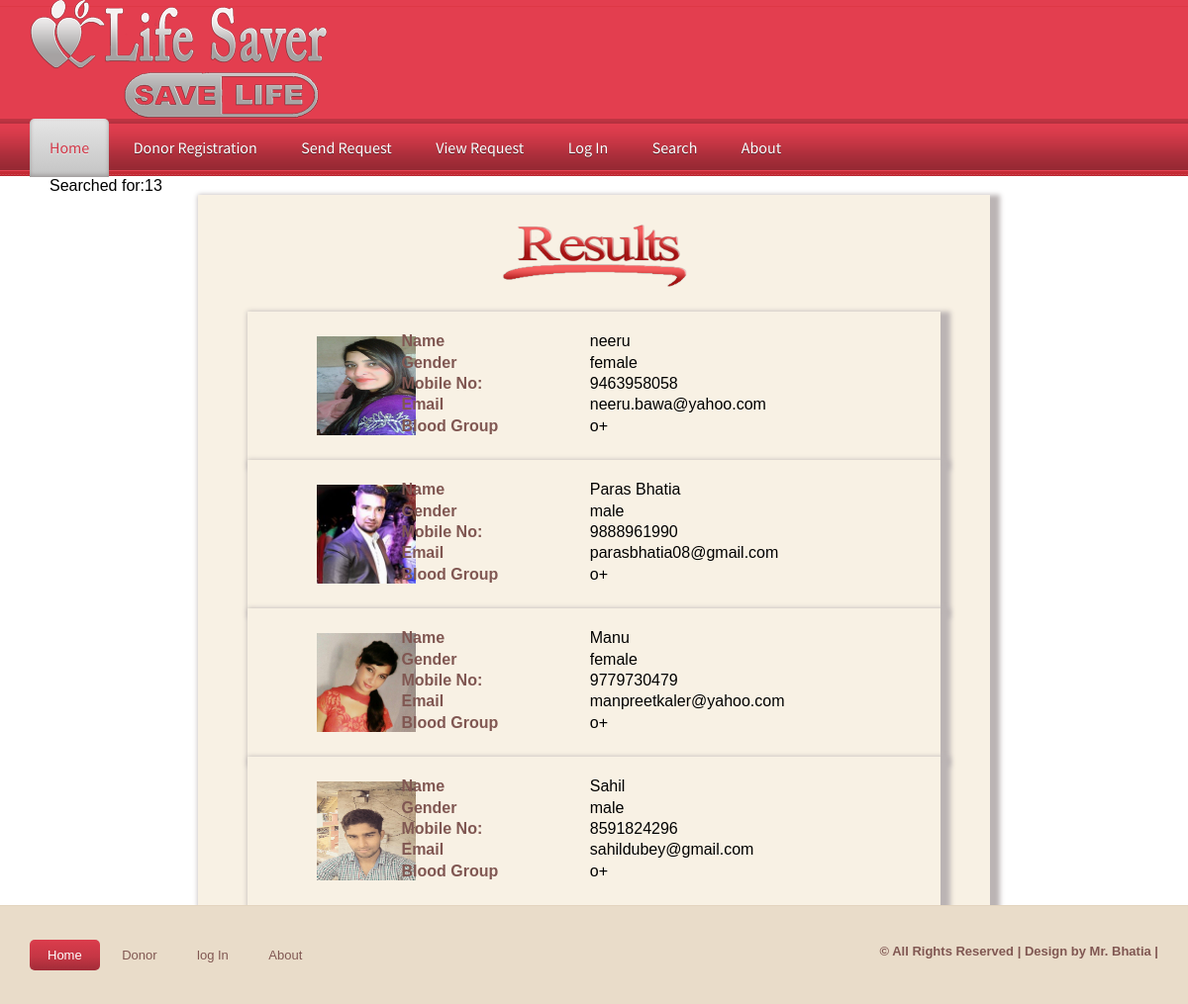
Page /result.php?bg=13 on the committed database.
### tables this page shows
CREATE TABLE `donarregistration` (
  `donar_id` int(100) NOT NULL AUTO_INCREMENT,
  `name` varchar(100) NOT NULL,
  `gender` varchar(100) NOT NULL,
  `age` varchar(100) NOT NULL,
  `mobile` varchar(100) NOT NULL,
  `b_id` int(100) NOT NULL,
  `email` varchar(100) NOT NULL,
  `pwd` varchar(100) DEFAULT NULL,
  `pic` varchar(1000) NOT NULL,
  PRIMARY KEY (`donar_id`)
);

CREATE TABLE `bloodgroup` (
  `bg_id` int(100) NOT NULL AUTO_INCREMENT,
  `bg_name` varchar(100) NOT NULL,
  PRIMARY KEY (`bg_id`)
);

### www/result.php (the view, shortened to what this page needs)
<!DOCTYPE html PUBLIC "-//W3C//DTD XHTML 1.0 Transitional//EN" "http://www.w3.org/TR/xhtml1/DTD/xhtml1-transitional.dtd">
<html xmlns="http://www.w3.org/1999/xhtml">
<head>
<link href="css/lightbox.css" rel="stylesheet" />
    <link href="StyleSheet.css" rel="stylesheet" type="text/css" />
<link href="css/style.css" rel="stylesheet" type="text/css" media="all" />
<link href="css/flexslider.css" rel="stylesheet" type="text/css" media="all" />
</head>
<body>
 <div class="h_bg">
<div class="wrap">
<div class="header">
		<div class="logo">
			<h1><a href="index.php"><img src="Images/logo.png" alt=""></a></h1>
		</div>
	</div>
</div>
</div>
<div class="nav_bg">
<div class="wrap">
		<ul class="nav">
			<li class="active"><a href="index.php">Home</a></li>
			<li><a href="index1.php">Donor Registration</a></li>
			<li><a href="requests.php">send Request</a></li>
            <li><a href="viewrequest.php">View Request</a></li>
            <li><a href="login.php">log In</a></li>
            <li><a href="search.php">Search</a></li>
           	<li><a href="aboutus.php">About</a></li>
            </ul>
	</div>
<div style=" height:auto">
     <form method="post" enctype="multipart/form-data">
      <table cellpadding="0" cellspacing="0" width="1100px" style="margin:auto">
  <tr>
            <td>
  <table cellpadding="0" cellspacing="0" width="800px" height="100px" style="margin:auto; border:0px" class="tableborder">
        <tr><td  align="center"><img src="Images/results.png" height="80px" style="padding-top:20px" /></td></tr>
        <tr><td >&nbsp;</td></tr>
            <?php
include('donor/function.php');
echo "<p>Searched for:".$_REQUEST["bg"]."</p>";
$cn=makeconnection();
$s="select * from donarregistration,bloodgroup where donarregistration.b_id='". $_REQUEST["bg"]."' and donarregistration.b_id=bloodgroup.bg_id";
	$result=mysqli_query($cn,$s);
	while($data=mysqli_fetch_array($result))
	{
?>
  <tr><td  >
            <table cellpadding="0" cellspacing="0" width="700px" height="150px" style="margin:auto; border:none;" class="tableborder">
                <tr><td width="100px"  align="center" style="vertical-align:middle">
 <a href="doner_pic<?php echo $data[8] ?>"data-lightbox="image-1"> <img src="doner_pic/<?php echo $data[8] ?>" height="100px" width="100px" style="margin:auto; padding-left:70px; padding-right:50px; float:left" /></a></td>
                    <td width="500px" height="50px" style="vertical-align:top">
                        <table cellpadding="0" width="500px" height="150px" style="border:none">
           <tr><td colspan="2">&nbsp;</td></tr>
                <tr><td><span class="title">Name&nbsp;&nbsp;&nbsp;&nbsp;&nbsp;&nbsp;&nbsp;&nbsp;&nbsp;&nbsp;&nbsp;&nbsp;&nbsp;&nbsp;&nbsp;&nbsp;&nbsp;&nbsp;&nbsp;&nbsp;&nbsp;&nbsp;&nbsp;&nbsp;&nbsp;&nbsp;&nbsp;&nbsp;&nbsp;&nbsp;&nbsp;&nbsp;&nbsp;</span></td><td><?php echo $data[1]; ?></td><td align="left" width="50%"></td></tr>
                 <tr><td><span class="title">Gender</span></td><td><?php echo $data[2]; ?></td></tr>
                  <tr><td style="width:24px"><span class="title">Mobile No:</span></td><td><?php echo $data[4]; ?></td></tr>
                  <tr><td><span class="title">Email</span></td><td><?php echo $data[6]; ?></td></tr>
                   <tr><td><span class="title">Blood Group</span></td><td><?php echo $data[10]; ?></td></tr>
                     <tr><td colspan="2">&nbsp;</td></tr>
                      </table>
                    </td></tr></table></td></tr>
   <?php }
   ?>
           </table></td></tr></table></form>
</div>
<div class="ftr-bg">
<div class="wrap">
<div class="footer">
	<div class="f_nav">
		<ul>
			<li class="active"><a href="index.php">Home</a></li>
			<li><a href="donar.php">Donor</a></li>
            <li><a href="login.php">log In</a></li>
            <li><a href="aboutus.php">About</a></li>
            </ul>
	</div>
		<div class="copy">
			<p class="title">© All Rights Reserved | Design by Mr. Bhatia |</p>
		</div>
</div>
</div>
</div>
</body>
</html>

### www/donor/function.php (shortened to what this page needs)
<!DOCTYPE html PUBLIC "-//W3C//DTD XHTML 1.0 Transitional//EN" "http://www.w3.org/TR/xhtml1/DTD/xhtml1-transitional.dtd">
<html xmlns="http://www.w3.org/1999/xhtml">
<head>
</head>
<body>
</body>
</html>

### www/css/lightbox.css (style rules this page uses)
body:after { content: url(../img/close.png) url(../img/loading.gif) url(../img/prev.png) url(../img/next.png); display: none; }

### www/StyleSheet.css (style rules this page uses)
.title { font-weight:bold; color:#805752; font-size: 16px; text-align: left; padding-left: 20px; }

### www/css/style.css (style rules this page uses)
html,body,div,span,applet,object,iframe,h1,h2,h3,h4,h5,h6,p,blockquote,pre,a,abbr,acronym,address,big,cite,code,del,dfn,em,img,ins,kbd,q,s,samp,small,strike,strong,sub,sup,tt,var,b,u,i,dl,dt,dd,ol,nav ul,nav li,fieldset,form,label,legend,table,caption,tbody,tfoot,thead,tr,th,td,article,aside,canvas,details,embed,figure,figcaption,footer,header,hgroup,menu,nav,output,ruby,section,summary,time,mark,audio,video { margin:0;padding:0;border:0;font-size:100%;font:inherit;vertical-align:baseline; }
ol,ul { list-style:none;margin:0;padding:0; }
table { border-collapse:collapse;border-spacing:0; }
a { text-decoration:none; }
img { max-width:100%; }
body { font-family: Arial, Geneva,Helvetica, sans-serif; font-size: 100%; }
.wrap { margin:0 auto; width:80%; }
.h_bg { background: url('../images/h_bg.png') repeat-x ; }
.nav_bg { background: url('../images/nav_bg.png') center 0 repeat-x #CF797E; height:58px; }
.nav li { display:inline-block; }
.nav li a { font-family: 'Source Sans Pro', sans-serif; line-height:1.8em; display:block; text-decoration:none; font-weight:normal; color:#ffffff; padding:15px 20px; font-size: 1em; text-transform: capitalize; text-shadow: 0 1px 0 #5C2830; letter-spacing:0px; }
.nav li.active a { text-shadow: 0 1px 0 #EBEBEB; color:#D13949; background: #E5E5E5; background: -moz-linear-gradient(top, #E5E5E5 0%, #C4C4C4 100%); background: -webkit-gradient(linear, left top, left bottom, color-stop(0%,#E5E5E5), color-stop(100%,#C4C4C4)); filter: progid:DXImageTransform.Microsoft.gradient( startColorstr='#E5E5E5', endColorstr='#C4C4C4',GradientType=0 ); -moz-border-radius:5px 5px 0 0; -webkit-border-radius:5px 5px 0 0; border-radius:5px 5px 0 0; box-shadow: inset 0px -2px 4px #9C9797; -webkit-box-shadow: inset 0px -2px 4px #9C9797; -moz-box-shadow: inset 0px -2px 4px #9C9797; -o-box-shadow: inset 0px -2px 4px #9C9797; }
.ftr-bg { background: #E9DCC9; border-top: 1px solid rgba(214, 195, 167, 0.34); }
.footer { padding:3% 0; }
.f_nav { float:left; }
.f_nav li { display: inline-block; }
.f_nav li.active a { color:#ffffff; background: rgb(219,60,76); background: -moz-linear-gradient(top, rgba(219,60,76,1) 0%, rgba(197,54,68,1) 56%, rgba(162,44,56,1) 99%); background: -webkit-gradient(linear, left top, left bottom, color-stop(0%,rgba(219,60,76,1)), color-stop(56%,rgba(197,54,68,1)), color-stop(99%,rgba(162,44,56,1))); background: -webkit-linear-gradient(top, rgba(219,60,76,1) 0%,rgba(197,54,68,1) 56%,rgba(162,44,56,1) 99%); background: -o-linear-gradient(top, rgba(219,60,76,1) 0%,rgba(197,54,68,1) 56%,rgba(162,44,56,1) 99%); background: -ms-linear-gradient(top, rgba(219,60,76,1) 0%,rgba(197,54,68,1) 56%,rgba(162,44,56,1) 99%); background: linear-gradient(to bottom, rgba(219,60,76,1) 0%,rgba(197,54,68,1) 56%,rgba(162,44,56,1) 99%); filter: progid:DXImageTransform.Microsoft.gradient( startColorstr='#db3c4c', endColorstr='#a22c38',GradientType=0 ); }
.f_nav li a { border-radius: 5px; -webkit-border-radius: 5px; -moz-border-radius: 5px; -o-border-radius: 5px; display:block; padding: 8px 18px; color: #805752; font-size: 0.8125em; }
.copy { float: right; }
.copy p { color: #805752; font-size: 0.8125em; line-height: 1.8em; }
@media only screen and (max-width: 1280px) { .wrap { width:95%; } }

### rows in the picture
donarregistration: pic (picture), name "neeru", gender "female", mobile "9463958058", email "neeru.bawa@yahoo.com", bloodgroup.bg_name "o+"
donarregistration: pic (picture), name "Paras Bhatia", gender "male", mobile "9888961990", email "parasbhatia08@gmail.com", bloodgroup.bg_name "o+"
donarregistration: pic (picture), name "Manu", gender "female", mobile "9779730479", email "manpreetkaler@yahoo.com", bloodgroup.bg_name "o+"
donarregistration: pic (picture), name "Sahil", gender "male", mobile "8591824296", email "sahildubey@gmail.com", bloodgroup.bg_name "o+"

### other values in the picture
$_REQUEST["bg"] "13"
